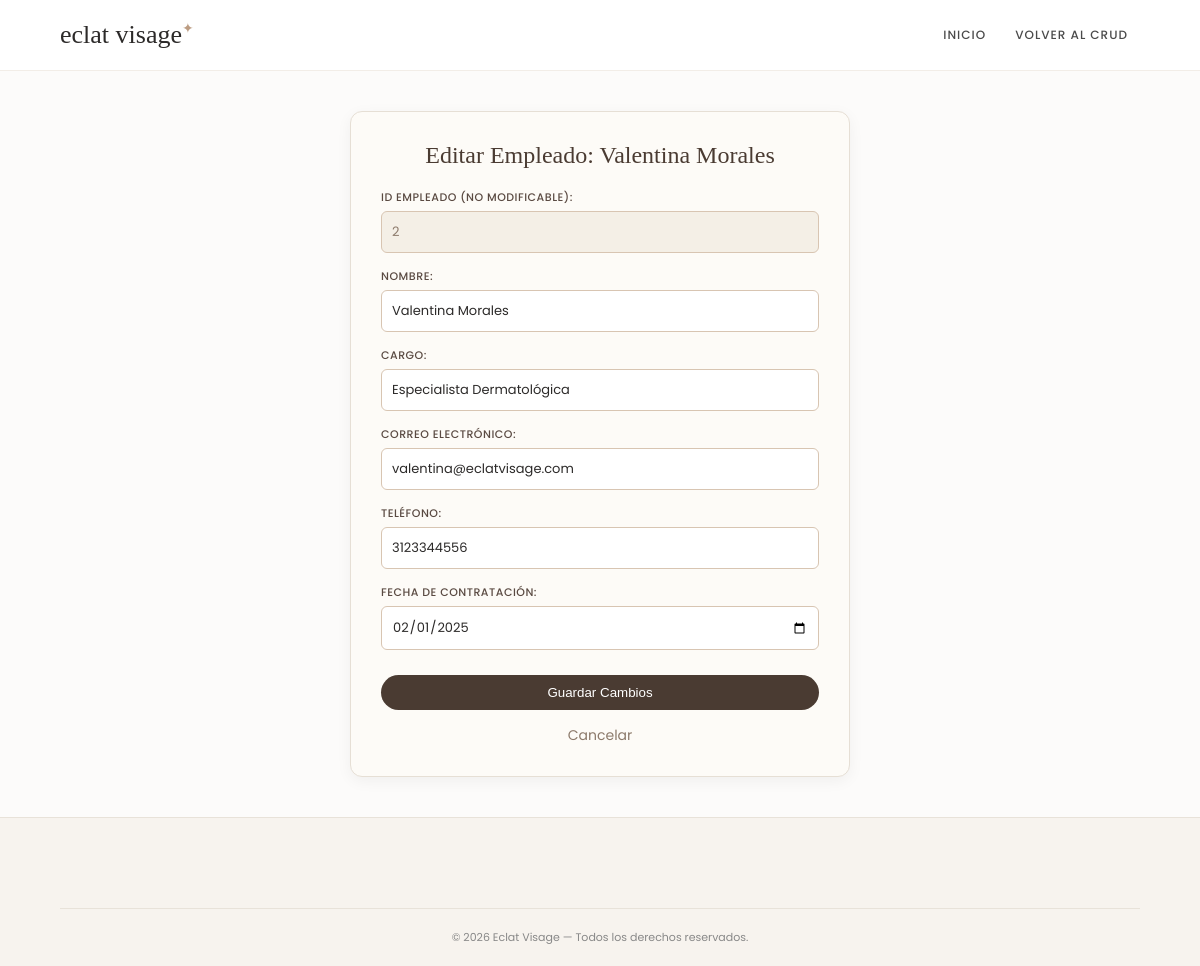
The page /CRUD/empleados_editar.php?id=2 (signed in) on the database its author committed.
### tables this page shows
CREATE TABLE `empleados` (
  `id_empleado` int(11) NOT NULL AUTO_INCREMENT,
  `nombre` varchar(150) NOT NULL,
  `cargo` varchar(100) NOT NULL,
  `correo` varchar(150) NOT NULL,
  `telefono` varchar(50) DEFAULT NULL,
  `fecha_contratacion` date NOT NULL DEFAULT (CURRENT_DATE),
  PRIMARY KEY (`id_empleado`)
);

### CRUD/empleados_editar.php (the view, shortened to what this page needs)
<?php
include("conexion.php");
if (isset($_GET['id'])) {
    $id_empleado = intval($_GET['id']);
    $resultado = $conexion->query("SELECT * FROM empleados WHERE id_empleado = $id_empleado");
    if ($resultado->num_rows > 0) {
        $empleado = $resultado->fetch_assoc();
    } else {
        header("Location: empleados_crud.php");
        exit();
    }
}
?>
<!DOCTYPE html>
<html lang="es">
<head>
    <link rel="stylesheet" href="../estilos.css">
</head>
<body>
    <header class="header">
        <div class="logo">eclat visage<span>✦</span></div>
        <nav class="nav">
            <a href="../index.html">INICIO</a>
            <a href="empleados_crud.php">VOLVER AL CRUD</a>
        </nav>
    </header>
    <main>
        <div class="form-container">
            <h2>Editar Empleado: <?php echo htmlspecialchars($empleado['nombre']); ?></h2>
            <form action="empleados_editar.php" method="POST">
                <div class="form-group">
                    <label>ID Empleado (No modificable):</label>
                    <input type="number" value="<?php echo $empleado['id_empleado']; ?>" disabled>
                </div>
                <div class="form-group">
                    <label>Nombre:</label>
                    <input type="text" name="nombre" value="<?php echo htmlspecialchars($empleado['nombre']); ?>" required>
                </div>
                <div class="form-group">
                    <label>Cargo:</label>
                    <input type="text" name="cargo" value="<?php echo htmlspecialchars($empleado['cargo']); ?>" required>
                </div>
                <div class="form-group">
                    <label>Correo Electrónico:</label>
                    <input type="email" name="correo" value="<?php echo htmlspecialchars($empleado['correo']); ?>" required>
                </div>
                <div class="form-group">
                    <label>Teléfono:</label>
                    <input type="text" name="telefono" value="<?php echo htmlspecialchars($empleado['telefono']); ?>" required>
                </div>
                <div class="form-group">
                    <label>Fecha de Contratación:</label>
                    <input type="date" name="fecha_contratacion" value="<?php echo $empleado['fecha_contratacion']; ?>" required>
                </div>
                <button type="submit" name="actualizar" class="btn-guardar">Guardar Cambios</button>
                <a href="empleados_crud.php" class="btn-cancelar">Cancelar</a>
            </form>
        </div>
    </main>
    <footer class="footer">
        <div class="copyright">
            © 2026 Eclat Visage — Todos los derechos reservados.
        </div>
    </footer>
</body>
</html>

### estilos.css (style rules this page uses)
* { margin: 0; padding: 0; box-sizing: border-box; }
body { font-family: 'Poppins', sans-serif; background-color: #fcfbfa; color: #2c2a29; min-height: 100vh; display: flex; flex-direction: column; }
.header { display: flex; justify-content: space-between; align-items: center; padding: 20px 5%; background-color: #ffffff; border-bottom: 1px solid #f2ede7; }
.logo { font-family: 'Playfair Display', serif; font-size: 26px; font-weight: 500; }
.logo span { font-size: 14px; color: #bc9c82; vertical-align: super; }
.nav { display: flex; align-items: center; flex-wrap: wrap; gap: 5px; }
.nav a { text-decoration: none; color: #4a4a4a; font-size: 12px; font-weight: 500; margin: 0 12px; letter-spacing: 1px; transition: color 0.3s ease; }
.registro-card, .form-container { background-color: #ffffff; width: 100%; max-width: 450px; padding: 40px 35px; border-radius: 8px; box-shadow: 0 10px 25px rgba(0, 0, 0, 0.05); text-align: center; border: 1px solid #f2ede7; margin: 40px auto; }
.registro-card h2, .form-container h2 { font-family: 'Playfair Display', serif; font-size: 24px; font-weight: 500; color: #2c2a29; margin-bottom: 6px; }
.registro-card .campo, .form-group { text-align: left; margin-bottom: 18px; }
.registro-card label, .form-group label { display: block; font-size: 11px; font-weight: 600; letter-spacing: 0.5px; color: #4a4a4a; text-transform: uppercase; margin-bottom: 6px; }
.registro-card input, .form-group input, .form-group textarea { width: 100%; padding: 12px 14px; border: 1px solid #e3d4c7; border-radius: 4px; font-family: 'Poppins', sans-serif; font-size: 13px; color: #2c2a29; background-color: #fcfbfa; outline: none; transition: all 0.3s ease; box-sizing: border-box; }
.footer, .footer-crud { background-color: #f7f3ee; color: #333; padding: 50px 5% 20px; border-top: 1px solid #e8e2d9; font-size: 13px; }
.copyright { text-align: center; margin-top: 40px; padding-top: 20px; border-top: 1px solid #e8e2d9; color: #888; font-size: 11px; }

### CRUD/empleados_editar.php (style rules this page uses)
.form-container { max-width: 500px; margin: 40px auto; background: #fdfbf7; padding: 30px; border-radius: 12px; box-shadow: 0 4px 15px rgba(0,0,0,0.05); border: 1px solid #e6dfd5; }
.form-container h2 { font-family: 'Playfair Display', serif; color: #4a3b32; margin-bottom: 20px; text-align: center; }
.form-group { margin-bottom: 15px; }
.form-group label { display: block; margin-bottom: 5px; color: #5a4a42; font-weight: 500; }
.form-group input { width: 100%; padding: 10px; border: 1px solid #d8c5b2; border-radius: 6px; background: #fff; box-sizing: border-box; font-family: 'Poppins', sans-serif; }
.form-group input:disabled { background-color: #f4efe6; color: #8c7a6b; }
.btn-guardar { background-color: #4a3b32; color: #fff; padding: 10px 20px; border: none; border-radius: 20px; cursor: pointer; font-weight: 500; width: 100%; margin-top: 10px; transition: background 0.3s; }
.btn-cancelar { display: block; text-align: center; margin-top: 15px; color: #8c7a6b; text-decoration: none; font-size: 14px; }

### rows shown on the page
empleados: nombre "Valentina Morales", id_empleado "2", cargo "Especialista Dermatológica", correo "valentina@eclatvisage.com", telefono "3123344556", fecha_contratacion "02/01/2025"
